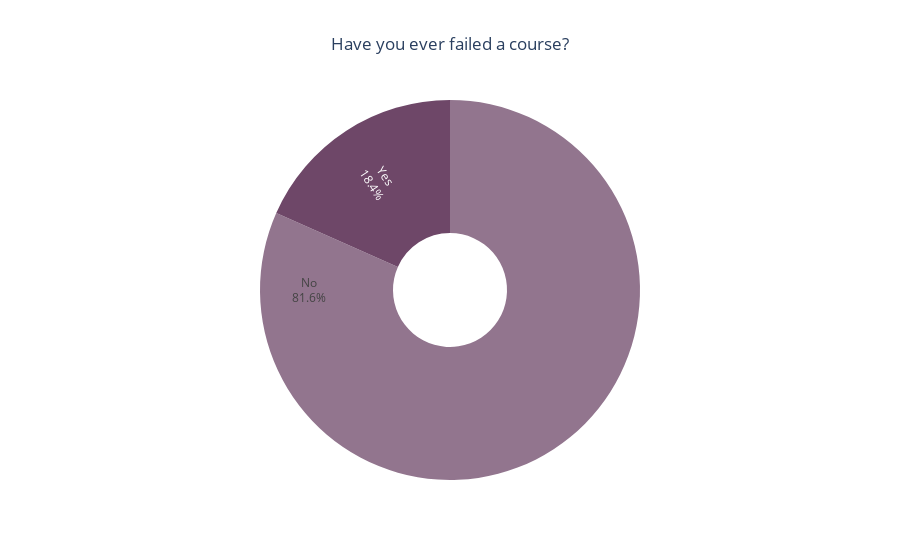
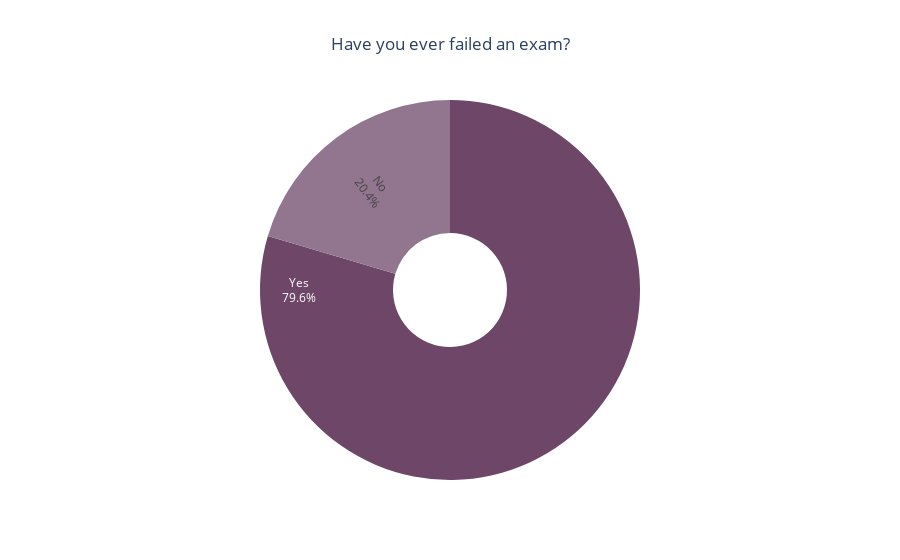

The notebook cell these images were saved under, in order:
### Markdown cell above
# failing a course/exam

### Code cell
course = dataframe["Have you failed a course?"].value_counts()
exam = dataframe["Have you failed a midterm or final before?"].value_counts()
labels = []
values = []
colors = ["#92758e", "#6e4768"]
for i,v in course.items():
    labels.append(i)
    values.append(v)

fig = go.Figure(data=[go.Pie(labels=labels, values=values, textinfo='label+percent',
                             insidetextorientation='radial', marker_colors=colors, hole=.3
                            )])
fig.update_layout(title='Have you ever failed a course?', title_x=0.5)
fig.update_layout(showlegend=False)

iplot(fig)

labels = []
values = []
for i,v in exam.items():
    labels.append(i)
    values.append(v)
    
colors2 = ["#6e4768", "#92758e"]

fig = go.Figure(data=[go.Pie(labels=labels, values=values, textinfo='label+percent',
                             insidetextorientation='radial', marker_colors=colors2, hole=.3
                            )])
fig.update_layout(showlegend=False)

fig.update_layout(title='Have you ever failed an exam?', title_x=0.5)
iplot(fig)

### Figure 1 — Plotly figure (JSON) as saved in the notebook; plotly's stock layout.template omitted (floating-point values rounded to 4 significant figures)
{"data": [{"hole": 0.3, "insidetextorientation": "radial", "labels": ["No", "Yes"], "marker": {"colors": ["#92758e", "#6e4768"]}, "textinfo": "label+percent", "type": "pie", "values": [40, 9]}], "layout": {"showlegend": false, "title": {"text": "Have you ever failed a course?", "x": 0.5}}}

### Figure 2 — Plotly figure (JSON) as saved in the notebook; plotly's stock layout.template omitted (floating-point values rounded to 4 significant figures)
{"data": [{"hole": 0.3, "insidetextorientation": "radial", "labels": ["Yes", "No"], "marker": {"colors": ["#6e4768", "#92758e"]}, "textinfo": "label+percent", "type": "pie", "values": [39, 10]}], "layout": {"showlegend": false, "title": {"text": "Have you ever failed an exam?", "x": 0.5}}}
